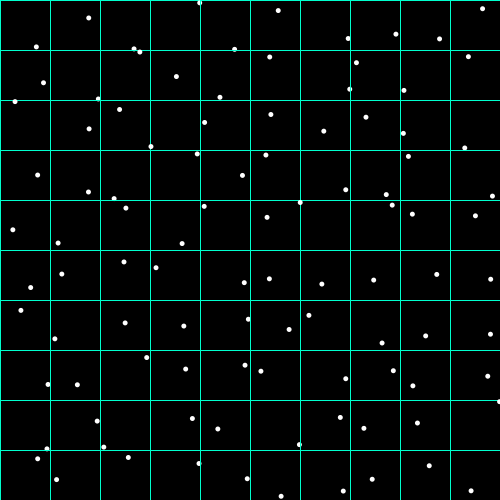
Frame 1 (no input)
Frame 60 (the mouse pressed at the canvas centre just before this capture): identical to frame 1, image omitted
Frame 120 (the mouse held since frame 60 and released just before this capture): identical to frame 1, image omitted

The Processing sketch that drew this single still picture (run headless with seeded random() and noise(); from frame 60 on, the mouse is pressed at the canvas centre):

// Processing sketch: littlecirclesrandom
// ── littlecirclesrandom.pde

void setup() {
  size(500, 500);
}

void draw() {
  background(0);

  int step = width / 10;

  randomSeed(45);
  for (int xi = 0; xi < width; xi = xi + step) {
    for (int yi = 0; yi < height; yi = yi + step) {


      noFill();
      stroke(0, 255, 206);
      rect(xi, yi, xi+step, yi+step);
      noStroke();
      fill(255);
      //circle(xi+step/2, yi+step/2, 5);
      circle(xi+step*random(0,1), yi+step*random(0,1), 5);
    }
  }
  println(frameRate);
}
